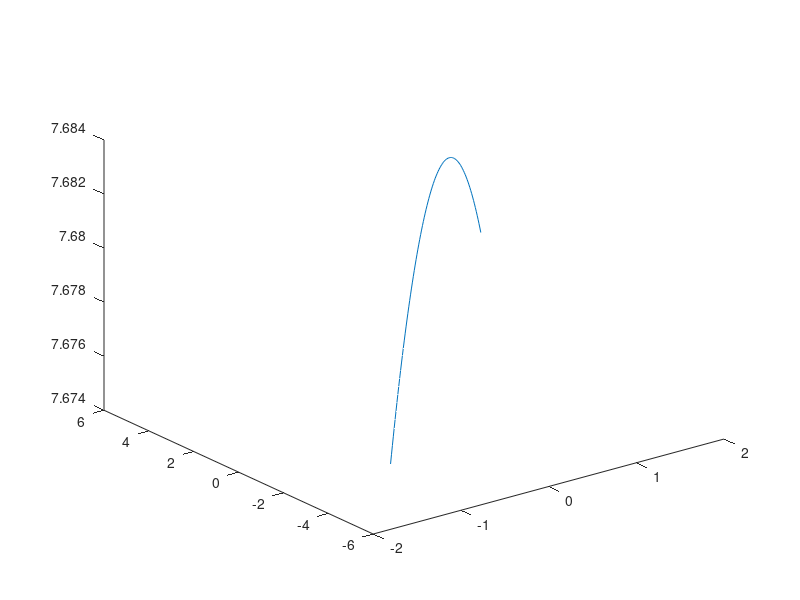

Source code (MATLAB): (Note: this script raises an error after producing the figure.)
clear;
clc
close all;
%% Definição de constantes e coeficientes 

amostras=100;
t = linspace(-5, 5, amostras);



randomz=0.01*randn(1,amostras);
randomx=0*randn(1,amostras);
randomy=0.1*randn(1,amostras);
random_other=randn(1,amostras);

%ponto de origem do inimigo
x0=random_other(3);
y0=random_other(4);
z0=abs(random_other(5));

a=-1*abs(randomz(1));
b=10*abs(random_other(2));

azimute=pi*random_other(6);
%% Gerando trajetorias parabolicas com implementação de ruido de distribuiçao normal (1,0)

x=t.*cos(azimute)+x0;
y=t.*sin(azimute)+y0;

% for n=1:1:amostras
%     x1(n)=x(n)+randomx(n);
% 
% end
% 
% for n=1:1:amostras
%     y1(n)=y(n)+randomy(n);
% 
% end

z = a*(x.^2+y.^2)+b+z0;


distancia_medida=sqrt(z.^2+x.^2+y.^2);

azimute_medido=atan2(y, x);

phi_medido=atan2(sqrt(x.^2 + y.^2), z)

%subplot(2,1,1)
plot3(x, y, z)

% for n=1:1:amostras
% 
%     z1(n)=z(n)+randomz(n);
% 
% end
%% Plotando os gráficos

 
% plot3(x1,y1,z1);
% axis equal
% xlabel('x(t)')
% ylabel('y(t)')
% zlabel('z(t)')





%% COlocando ruido
%[Xi,Yi]=meshgrid(t,t);
%Zi=griddata(x1,y1,z1,Xi,Yi);
%mesh(Xi,Yi,Zi);
%plot3(x1,y1,Zi,'*');



for n=1:1:amostras
    distancia_medida1(n)=distancia_medida(n)+randomx(n);
 
end

for n=1:1:amostras
   azimute_medido1(n)=azimute_medido(n)+randomx(n);
 
end

for n=1:1:amostras
    phi_medido1(n)=phi_medido(n)+randomx(n);
 
 end


%%

out = [distancia_medida1; azimute_medido1; phi_medido1];
writematrix(out, 'LabVIEW\Main Folder\adp.csv');

%subplot(2,1,2)
%plot3(distancia_medida,azimute_medido1,phi_medido1);
